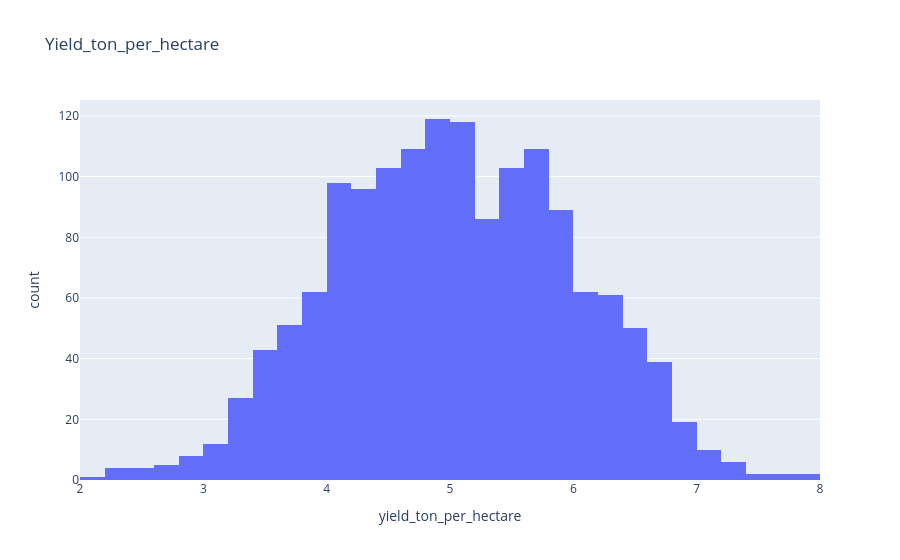

Notebook code cell kept with this figure:
### Markdown cell above
Observation:
The fertilizer(kg) usage values are spread over a wide range showing good variation in the data.
No significant outliers or extreme spikes are visible ,suggesting a balanced distribution of fertilizer usage

### Code cell
px.histogram(agr_def,x='yield_ton_per_hectare',title='Yield_ton_per_hectare')

### Figure 1 — Plotly figure (JSON) as saved in the notebook; plotly's stock layout.template omitted (floating-point values rounded to 4 significant figures; data arrays with more than 128 entries replaced by an {"elided": "..."} marker saying what was removed)
{"data": [{"bingroup": "x", "hovertemplate": "yield_ton_per_hectare=%{x}<br>count=%{y}<extra></extra>", "legendgroup": "", "marker": {"color": "#636efa", "pattern": {"shape": ""}}, "name": "", "orientation": "v", "showlegend": false, "type": "histogram", "x": {"elided": "1500 float values"}, "xaxis": "x", "yaxis": "y"}], "layout": {"barmode": "relative", "legend": {"tracegroupgap": 0}, "title": {"text": "Yield_ton_per_hectare"}, "xaxis": {"anchor": "y", "domain": [0, 1], "title": {"text": "yield_ton_per_hectare"}}, "yaxis": {"anchor": "x", "domain": [0, 1], "title": {"text": "count"}}}}
